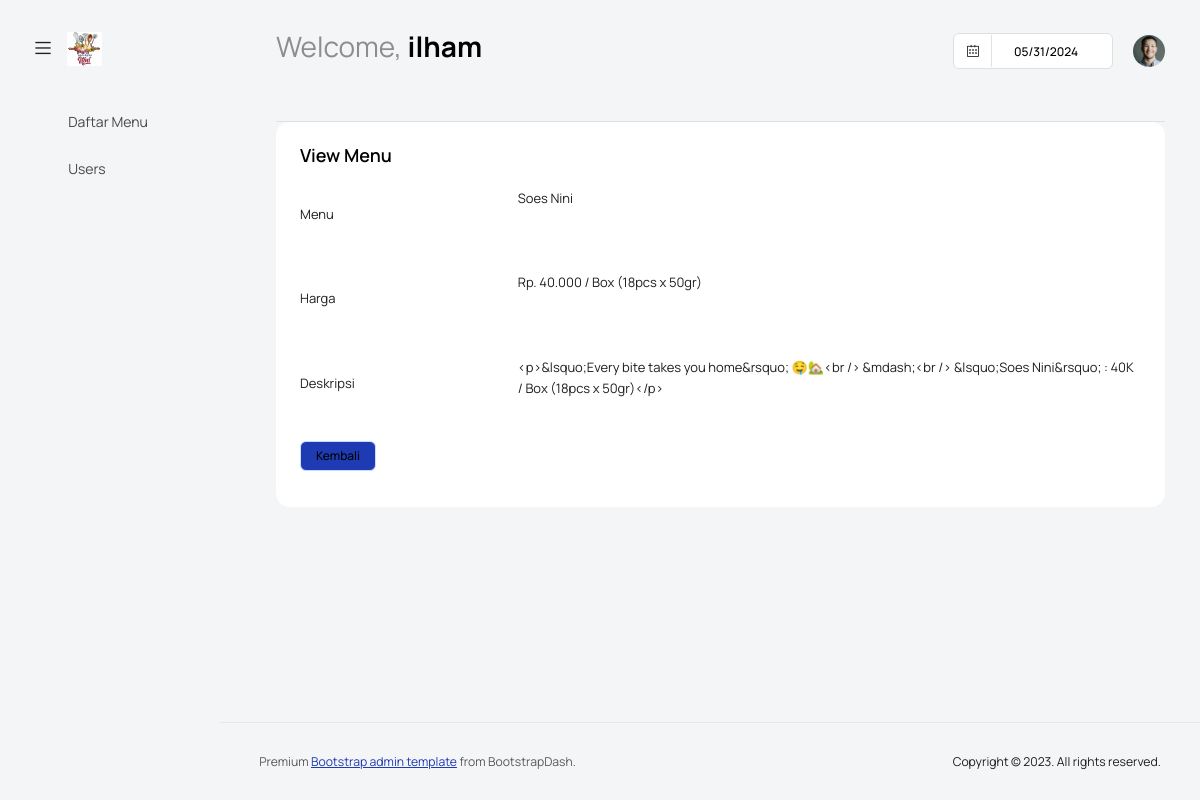
Screenshot of /dashboard/menu/view/12 (signed in) with the database file from the repository.
### makanan/models.py (models this page shows, shortened)
class Menus(models.Model):
    menu = models.CharField(max_length=100, blank=True, null=False)
    harga = models.CharField(max_length=100, blank=False, null=False)
    deskripsi = RichTextUploadingField()
    date = models.DateTimeField(auto_now_add=True)
    thumbnail = models.ImageField(upload_to='menu/thumbnail/', blank=True, null=True)
    class Meta:
        ordering = ['-date']
        verbose_name_plural = "Menus"

### makanan/views.py (the view)
# urls.py: path('menu/view/<str:id>', view_menu, name='view_menu'),
@login_required
def view_menu(request, id):
    template_name = "back/menu/view_menu.html"
    menu = Menus.objects.get(id=id)
    context = {
        'title': 'view menu',
        'menu': menu
    }
    return render(request, template_name, context)

### templates/back/menu/view_menu.html (shortened to what this page needs)
{% extends 'back/base.html' %} {% block content %}
<div class="col-md-12 grid-margin stretch-card">
  <div class="card">
    <div class="card-body">
      <h4 class="card-title">{{title}}</h4>
      <form class="forms-sample" method="POST">
        <div class="form-group row">
          <label class="col-sm-3 col-form-label">Menu</label>
          <div class="col-sm-9">
            <p>{{menu.menu}}</p>
          </div>
        </div>
        <div class="form-group row">
          <label class="col-sm-3 col-form-label">Harga</label>
          <div class="col-sm-9">
            <p>{{menu.harga}}</p>
          </div>
        </div>
        <div class="form-group row">
          <label class="col-sm-3 col-form-label">Deskripsi</label>
          <div class="col-sm-9">
            <p>{{menu.deskripsi}}</p>
          </div>
        </div>
        <a href="{% url 'tabel-menu' %}" class="btn btn-primary me-2"
          >Kembali</a
        >
      </form>
    </div>
  </div>
</div>
{% endblock content %}

### templates/back/base.html (shortened to what this page needs)
{% load static %}
<!DOCTYPE html>
<html lang="en">
  <head>
    <link
      rel="stylesheet"
      href="{% static 'assets_back/vendors/feather/feather.css' %}"
    />
    <link
      rel="stylesheet"
      href="{% static 'assets_back/vendors/mdi/css/materialdesignicons.min.css' %}"
    />
    <link
      rel="stylesheet"
      href="{% static 'assets_back/vendors/ti-icons/css/themify-icons.css' %}"
    />
    <link
      rel="stylesheet"
      href="{% static 'assets_back/vendors/font-awesome/css/font-awesome.min.css' %}"
    />
    <link
      rel="stylesheet"
      href="{% static 'assets_back/vendors/typicons/typicons.css' %}"
    />
    <link
      rel="stylesheet"
      href="{% static 'assets_back/vendors/simple-line-icons/css/simple-line-icons.css' %}"
    />
    <link
      rel="stylesheet"
      href="{% static 'assets_back/vendors/css/vendor.bundle.base.css' %}"
    />
    <link
      rel="stylesheet"
      href="{% static 'assets_back/vendors/bootstrap-datepicker/bootstrap-datepicker.min.css' %}"
    />
    <link
      rel="stylesheet"
      href="{% static 'assets_back/vendors/datatables.net-bs4/dataTables.bootstrap4.css' %}"
    />
    <link
      rel="stylesheet"
      type="text/css"
      href="{% static 'assets_back/js/select.dataTables.min.css' %}"
    />
    <link rel="stylesheet" href="{% static 'assets_back/css/style.css' %}" />
  </head>
  <body class="with-welcome-text">
    <div class="container-scroller">
      <nav
        class="navbar default-layout col-lg-12 col-12 p-0 fixed-top d-flex align-items-top flex-row"
      >
        <div
          class="text-center navbar-brand-wrapper d-flex align-items-center justify-content-start"
        >
          <div class="me-3">
            <button
              class="navbar-toggler navbar-toggler align-self-center"
              type="button"
              data-bs-toggle="minimize"
            >
              <span class="icon-menu"></span>
            </button>
          </div>
          <div>
            <a class="navbar-brand brand-logo" href="{%  url 'index' %}">
              <img
                src="{% static 'assets_back/images/dapur.svg' %}"
                alt="logo"
              />
            </a>
          </div>
        </div>
        <div class="navbar-menu-wrapper d-flex align-items-top">
          <ul class="navbar-nav">
            <li class="nav-item fw-semibold d-none d-lg-block ms-0">
              <h1 class="welcome-text">
                Welcome,
                <span class="text-black fw-bold">{{user}}</span>
              </h1>
            </li>
          </ul>
          <ul class="navbar-nav ms-auto">
            <li class="nav-item d-none d-lg-block">
              <div
                id="datepicker-popup"
                class="input-group date datepicker navbar-date-picker"
              >
                <span
                  class="input-group-addon input-group-prepend border-right"
                >
                  <span
                    class="icon-calendar input-group-text calendar-icon"
                  ></span>
                </span>
                <input type="text" class="form-control" />
              </div>
            </li>
            <li class="nav-item dropdown d-none d-lg-block user-dropdown">
              <a
                class="nav-link"
                id="UserDropdown"
                href="#"
                data-bs-toggle="dropdown"
                aria-expanded="false"
              >
                <img
                  class="img-xs rounded-circle"
                  src="{% static 'assets_back/images/faces/face8.jpg' %}"
                  alt="Profile image"
                />
              </a>
            </li>
          </ul>
        </div>
      </nav>
      <div class="container-fluid page-body-wrapper">
        {% include 'back/menu-nav.html' %}
        <div class="main-panel">
          <div class="content-wrapper">
            <div class="row">
              <div class="col-sm-12">
                <div class="home-tab">
                  {% block content %} {% endblock content %}
                </div>
              </div>
            </div>
          </div>
          <footer class="footer">
            <div
              class="d-sm-flex justify-content-center justify-content-sm-between"
            >
              <span
                class="text-muted text-center text-sm-left d-block d-sm-inline-block"
                >Premium
                <a href="https://www.bootstrapdash.com/" target="_blank"
                  >Bootstrap admin template</a
                >
                from BootstrapDash.</span
              >
              <span
                class="float-none float-sm-end d-block mt-1 mt-sm-0 text-center"
                >Copyright © 2023. All rights reserved.</span
              >
            </div>
          </footer>
        </div>
      </div>
    </div>
  </body>
</html>

### rows the page displays
Menus: menu "Soes Nini", harga "Rp. 40.000 / Box (18pcs x 50gr)", deskripsi "<p>&lsquo;Every bite takes you home&rsquo; 🤤🏡<br /> &mdash;<br /> &lsquo;Soes Nini&rsquo; : 40K / Box (18pcs x 50gr)</p>"

### other values shown
{{ user }} "ilham"
{{ title }} "View Menu"
